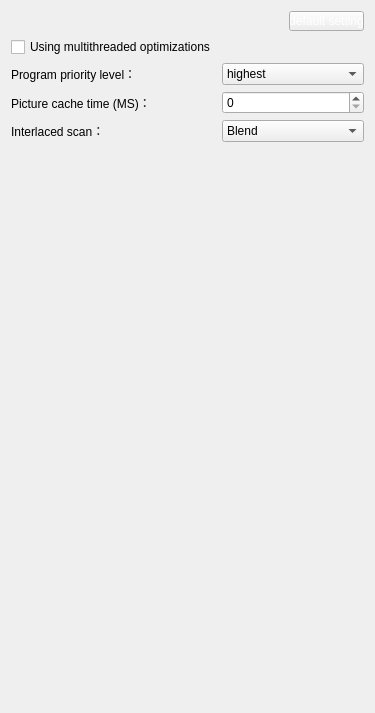
        <widget class="QWidget" name="page_3">
         <layout class="QGridLayout" name="gridLayout_7">
          <item row="0" column="0" colspan="2">
           <layout class="QHBoxLayout" name="horizontalLayout_6">
            <item>
             <spacer name="horizontalSpacer_6">
              <property name="orientation">
               <enum>Qt::Horizontal</enum>
              </property>
              <property name="sizeHint" stdset="0">
               <size>
                <width>40</width>
                <height>20</height>
               </size>
              </property>
             </spacer>
            </item>
            <item>
             <widget class="QPushButton" name="m_pBtnSeniorDefaultSet">
              <property name="minimumSize">
               <size>
                <width>75</width>
                <height>20</height>
               </size>
              </property>
              <property name="maximumSize">
               <size>
                <width>75</width>
                <height>20</height>
               </size>
              </property>
              <property name="styleSheet">
               <string notr="true">color: rgb(255, 255, 255);
border-image: url(:/images/btn_back.png);</string>
              </property>
              <property name="text">
               <string>default setting</string>
              </property>
             </widget>
            </item>
           </layout>
          </item>
          <item row="1" column="0">
           <widget class="QCheckBox" name="m_pCheckUseMultithread">
            <property name="text">
             <string>Using multithreaded optimizations</string>
            </property>
           </widget>
          </item>
          <item row="1" column="1">
           <spacer name="horizontalSpacer_4">
            <property name="orientation">
             <enum>Qt::Horizontal</enum>
            </property>
            <property name="sizeHint" stdset="0">
             <size>
              <width>40</width>
              <height>20</height>
             </size>
            </property>
           </spacer>
          </item>
          <item row="2" column="0">
           <widget class="QLabel" name="label_48">
            <property name="text">
             <string>Program priority level：</string>
            </property>
            <property name="alignment">
             <set>Qt::AlignLeading|Qt::AlignLeft|Qt::AlignVCenter</set>
            </property>
           </widget>
          </item>
          <item row="2" column="1">
           <widget class="QComboBox" name="m_pCombProgramLevel">
            <item>
             <property name="text">
              <string>highest</string>
             </property>
            </item>
            <item>
             <property name="text">
              <string>Higher than average</string>
             </property>
            </item>
            <item>
             <property name="text">
              <string>average</string>
             </property>
            </item>
            <item>
             <property name="text">
              <string>low</string>
             </property>
            </item>
           </widget>
          </item>
          <item row="3" column="0">
           <widget class="QLabel" name="label_47">
            <property name="text">
             <string>Picture cache time (MS)：</string>
            </property>
            <property name="alignment">
             <set>Qt::AlignLeading|Qt::AlignLeft|Qt::AlignVCenter</set>
            </property>
           </widget>
          </item>
          <item row="3" column="1">
           <widget class="QSpinBox" name="m_pSBoxPicCacheTime"/>
          </item>
          <item row="4" column="0">
           <widget class="QLabel" name="label_7">
            <property name="text">
             <string>Interlaced scan：</string>
            </property>
           </widget>
          </item>
          <item row="4" column="1">
           <widget class="QComboBox" name="m_pCombInterlacedScan">
            <item>
             <property name="text">
              <string>Blend</string>
             </property>
            </item>
            <item>
             <property name="text">
              <string>Linear 2X</string>
             </property>
            </item>
            <item>
             <property name="text">
              <string>Yadif</string>
             </property>
            </item>
           </widget>
          </item>
          <item row="5" column="0">
           <spacer name="verticalSpacer_12">
            <property name="orientation">
             <enum>Qt::Vertical</enum>
            </property>
            <property name="sizeHint" stdset="0">
             <size>
              <width>20</width>
              <height>560</height>
             </size>
            </property>
           </spacer>
          </item>
         </layout>
        </widget>
